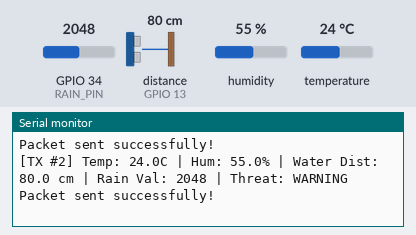
Bench run of a sketch on a simulated ESP32. Shown: the last lines printed to the serial monitor. Inputs (shaded band) come from the test bench; at power-on: distance to the obstacle (sensor on GPIO 13) 80 cm, humidity 55 %, GPIO 34 (RAIN_PIN) = 2048, temperature 24 °C. The echo pulse lasts 58.3 µs per cm; no radio packets arrive unless stated.

Above: at 10.8 s.
10.9 s: distance to the obstacle (sensor on GPIO 13) set to 2 cm
At 15.9 s:
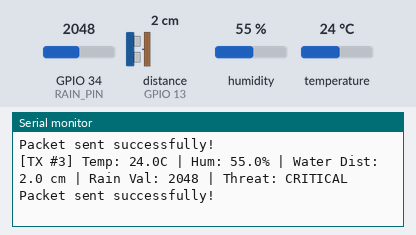
21.5 s: distance to the obstacle (sensor on GPIO 13) set to 35 cm
At 26.1 s:
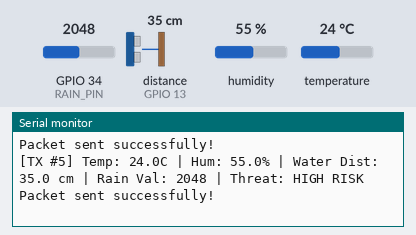
31.5 s: distance to the obstacle (sensor on GPIO 13) set to 120 cm
At 36.2 s:
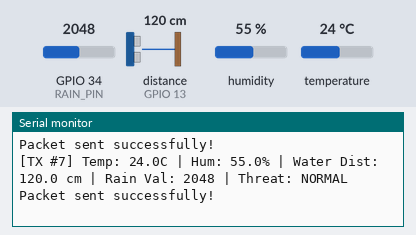
41.5 s: humidity set to 22 %
At 46.3 s:
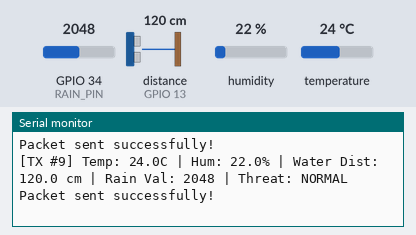
48.9 s: GPIO 34 (RAIN_PIN) set to 1960
At 51.3 s:
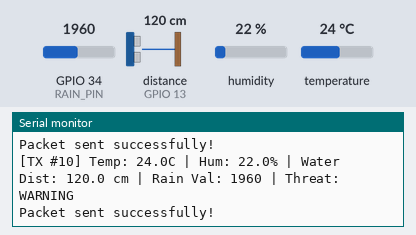
56.3 s: temperature set to 12 °C
At 61.3 s:
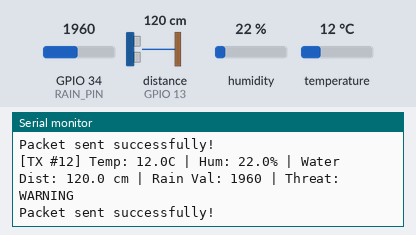
Timing chart, 0 to 62.8 s (numbered marks = the images above; inputs shaded):
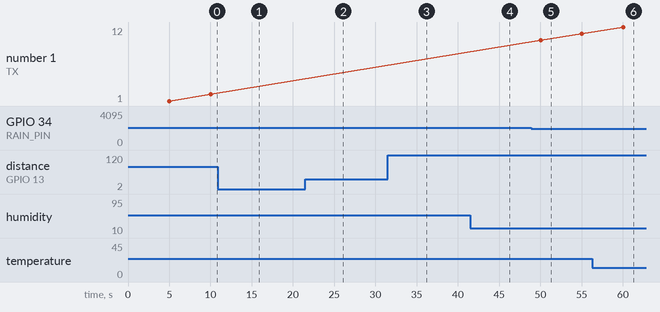

Measured:
- after the input at 10.9 s, the serial monitor: prints a new line after 4.1 s (image 1)
- after the input at 21.5 s, the serial monitor: prints a new line after 3.5 s (image 2)
- after the input at 31.5 s, the serial monitor: prints a new line after 3.5 s (image 3)
- after the input at 41.5 s, the serial monitor: prints a new line after 3.5 s (image 4)
- after the input at 48.9 s, the serial monitor: prints a new line after 1.1 s (image 5)
- after the input at 56.3 s, the serial monitor: prints a new line after 3.7 s (image 6)

The sketch:

flood_node.ino
```cpp
/**
 * ESP32 Flood Monitoring Sensor Node (Node 1)
 * SIH - Environmental Intelligence Early-Warning Network
 *
 * Hardware Sensors:
 * - HC-SR04 Waterproof Ultrasonic Sensor (Water Level)
 * - Analog Rain Sensor (Precipitation)
 * - DHT11 (Temperature & Humidity)
 * - SX1278 SPI LoRa Module (LoRa Transmitter)
 */

#include <SPI.h>
#include <LoRa.h>
#include <DHT.h>

// --- Pin Definitions ---
#define DHTPIN            4
#define DHTTYPE           DHT11

#define TRIG_PIN          12
#define ECHO_PIN          13
#define RAIN_PIN          34    // Analog input pin for rain level (ADC1_CH6)

#define LORA_SS           5
#define LORA_RST          14
#define LORA_DIO0         2

// --- Node Identifier ---
const byte NODE_ID = 0x01;      // Flood Node ID

// --- Threat Levels ---
enum ThreatLevel {
  NORMAL = 0,
  WARNING = 1,
  HIGH_RISK = 2,
  CRITICAL = 3
};

const char* threatLevelNames[] = {
  "NORMAL",
  "WARNING",
  "HIGH RISK",
  "CRITICAL"
};

// --- Global Variables ---
DHT dht(DHTPIN, DHTTYPE);
unsigned long lastTxTime = 0;
const unsigned long txInterval = 5000; // Transmit every 5 seconds
int packetCounter = 0;

// Structure to pack sensor data efficiently for LoRa transmission
struct FloodDataPacket {
  byte nodeId;
  unsigned long packetId;
  float temperature;
  float humidity;
  float waterDistanceCm;
  int rainValue;       // Analog rain reading (0-4095)
  byte threatLevel;    // 0 = NORMAL, 1 = WARNING, 2 = HIGH, 3 = CRITICAL
};

void setup() {
  Serial.begin(115200);
  while (!Serial);

  Serial.println("==========================================");
  Serial.println("SIH Flood Monitoring Node (ESP32 #1) Starting...");
  Serial.println("==========================================");

  // Initialize sensors
  dht.begin();
  pinMode(TRIG_PIN, OUTPUT);
  pinMode(ECHO_PIN, INPUT);
  pinMode(RAIN_PIN, INPUT);

  // Initialize LoRa transceiver
  LoRa.setPins(LORA_SS, LORA_RST, LORA_DIO0);

  // Set frequency to 433MHz
  if (!LoRa.begin(433E6)) {
    Serial.println("LoRa initialization failed! Check wiring.");
    while (1);
  }

  LoRa.setTxPower(17); // Set TX power
  Serial.println("LoRa Transceiver Initialized successfully @ 433 MHz");
  Serial.println("Flood Node Ready to Transmit.");
}

void loop() {
  if (millis() - lastTxTime >= txInterval) {
    lastTxTime = millis();
    packetCounter++;

    // 1. Read DHT11 Temperature & Humidity
    float temp = dht.readTemperature();
    float hum = dht.readHumidity();

    // Check if readings failed
    if (isnan(temp)) temp = 0.0;
    if (isnan(hum)) hum = 0.0;

    // 2. Read Ultrasonic Water Level (Distance)
    float distanceCm = getUltrasonicDistance();

    // 3. Read Rain Sensor
    int rainVal = analogRead(RAIN_PIN);

    // 4. Evaluate Threat Level Logic
    ThreatLevel level = NORMAL;

    if (distanceCm > 0.0) {
      // CRITICAL: Water distance <= 20cm OR (water distance <= 35cm AND rain value < 800)
      if (distanceCm <= 20.0 || (distanceCm <= 35.0 && rainVal < 800)) {
        level = CRITICAL;
      }
      // HIGH: Water distance <= 50cm OR (water distance <= 75cm AND rain value < 1500)
      else if (distanceCm <= 50.0 || (distanceCm <= 75.0 && rainVal < 1500)) {
        level = HIGH_RISK;
      }
      // WARNING: Water distance <= 95cm OR rain value < 2000
      else if (distanceCm <= 95.0 || rainVal < 2000) {
        level = WARNING;
      }
      // NORMAL: Water distance > 95cm AND rain value >= 2000
      else {
        level = NORMAL;
      }
    } else {
      // Out of range/failed ultrasonic sensor: base risk level solely on Rain Sensor
      if (rainVal < 800) {
        level = CRITICAL;
      } else if (rainVal < 1500) {
        level = HIGH_RISK;
      } else if (rainVal < 2000) {
        level = WARNING;
      } else {
        level = NORMAL;
      }
    }

    // 5. Pack Data Into Struct
    FloodDataPacket packet;
    packet.nodeId = NODE_ID;
    packet.packetId = packetCounter;
    packet.temperature = temp;
    packet.humidity = hum;
    packet.waterDistanceCm = distanceCm;
    packet.rainValue = rainVal;
    packet.threatLevel = (byte)level;

    // Print values to local Serial Monitor
    Serial.printf("[TX #%d] Temp: %.1fC | Hum: %.1f%% | Water Dist: %.1f cm | Rain Val: %d | Threat: %s\n",
                  packetCounter, temp, hum, distanceCm, rainVal, threatLevelNames[level]);

    // 6. Transmit packet via LoRa
    LoRa.beginPacket();
    LoRa.write((uint8_t*)&packet, sizeof(packet));
    LoRa.endPacket();

    Serial.println("Packet sent successfully!");
  }
}

/**
 * Measures water level distance by trigger/echo timing of ultrasonic waves.
 */
float getUltrasonicDistance() {
  digitalWrite(TRIG_PIN, LOW);
  delayMicroseconds(2);
  digitalWrite(TRIG_PIN, HIGH);
  delayMicroseconds(10);
  digitalWrite(TRIG_PIN, LOW);

  long duration = pulseIn(ECHO_PIN, HIGH, 30000); // 30ms timeout
  if (duration == 0) {
    return -1.0; // Out of range or failure
  }

  // Speed of sound is 340 m/s or 0.0343 cm/us. Distance = (time * speed) / 2
  float distance = (duration * 0.0343) / 2.0;
  return distance;
}
```
